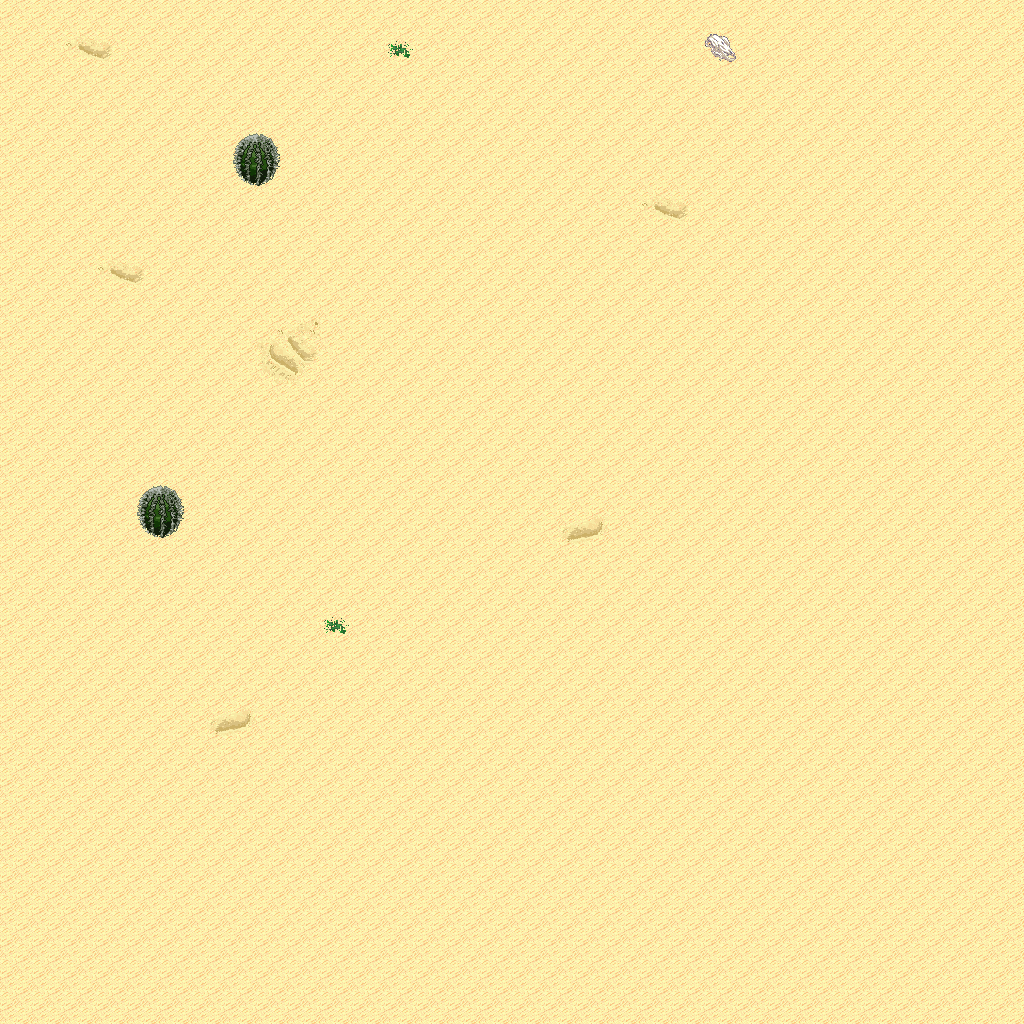

Below is a game level as drawn by its tile map, then a one-line description and the .tmx that defines it (tile-layer data replaced by summaries):
An orthogonal 32x32 tile map with 32x32 px tiles, 5 tile layers (Ground, Objects, Objects2, Above, ...), 1 hidden layer not drawn, 6 tilesets.

<map version="1.10" tiledversion="1.11.0" orientation="orthogonal" renderorder="right-down" width="32" height="32" tilewidth="32" tileheight="32" infinite="0" nextlayerid="11" nextobjectid="1">
 <tileset firstgid="1" name="logic_collision" tilewidth="32" tileheight="32" tilecount="1" columns="1">
  <image source="../drawable/logic_collision.png" width="32" height="32" />
 </tileset>
 <tileset firstgid="2" name="terrain_desert" tilewidth="32" tileheight="32" tilecount="88" columns="8">
  <image source="../drawable/terrain_desert.png" width="256" height="352" />
 </tileset>
 <tileset firstgid="90" name="ground_sand_2" tilewidth="32" tileheight="32" tilecount="15" columns="5">
  <image source="../drawable/ground_sand_2.png" width="160" height="96" />
 </tileset>
 <tileset firstgid="105" name="plant_cactus_2" tilewidth="32" tileheight="32" tilecount="10" columns="5">
  <image source="../drawable/plant_cactus_2.png" width="160" height="64" />
 </tileset>
 <tileset firstgid="115" name="plant_cactus" tilewidth="32" tileheight="32" tilecount="2" columns="1">
  <image source="../drawable/plant_cactus.png" width="32" height="64" />
 </tileset>
 <tileset firstgid="117" name="plant_round_cactuses" tilewidth="32" tileheight="32" tilecount="20" columns="10">
  <image source="../drawable/plant_round_cactuses.png" width="320" height="64" />
 </tileset>
 <layer id="1" name="Ground" width="32" height="32">
  <data>[1024 cells, 1024 non-empty, 11 distinct tile ids]</data>
 </layer>
 <layer id="2" name="Objects" width="32" height="32">
  <data>[1024 cells, 4 non-empty, 2 distinct tile ids]</data>
 </layer>
 <layer id="3" name="Objects2" width="32" height="32">
  <data>[1024 cells, 0 non-empty, 0 distinct tile ids]</data>
 </layer>
 <layer id="4" name="Above" width="32" height="32">
  <data>[1024 cells, 4 non-empty, 2 distinct tile ids]</data>
 </layer>
 <layer id="5" name="Above2" width="32" height="32">
  <data>[1024 cells, 0 non-empty, 0 distinct tile ids]</data>
 </layer>
 <layer id="6" name="Walkable" width="32" height="32" visible="0">
  <data>[1024 cells, 5 non-empty, 1 distinct tile ids]</data>
 </layer>
 <objectgroup id="7" name="Mapevents" />
 <objectgroup id="8" name="Spawn" />
 <objectgroup id="9" name="Keys" />
 <objectgroup id="10" name="Replace" />
</map>
